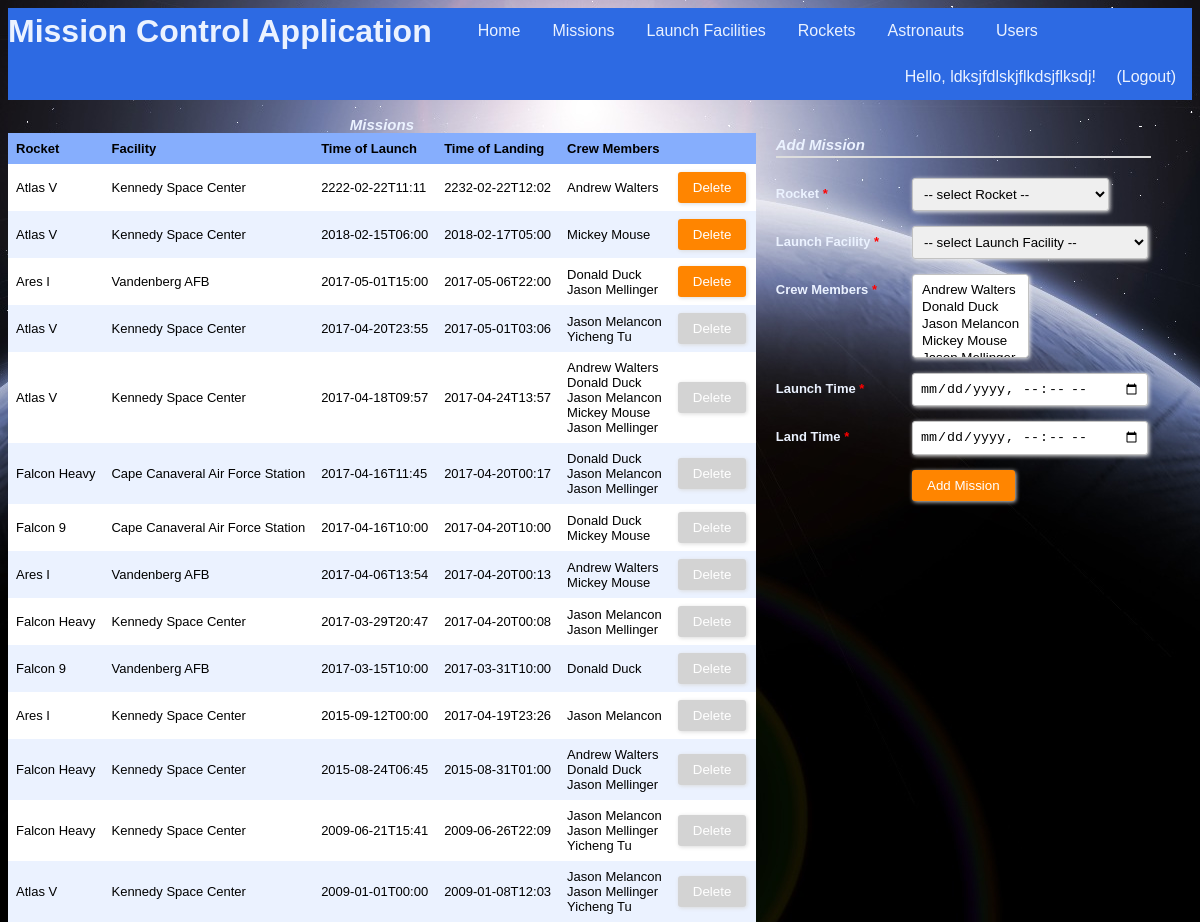
Screenshot of /missions (signed in) with the database file from the repository.
### tables this page shows
CREATE TABLE "Users" (
	`uid`	INTEGER NOT NULL PRIMARY KEY AUTOINCREMENT,
	`firstName`	TEXT NOT NULL,
	`lastName`	TEXT NOT NULL,
	`username`	TEXT NOT NULL UNIQUE,
	`password`	TEXT NOT NULL,
	`regTime`	TEXT NOT NULL,
	`lastLoginTime`	TEXT,
	`pid`	INTEGER NOT NULL
);

CREATE TABLE "Mission" (
	`mid`	INTEGER NOT NULL PRIMARY KEY AUTOINCREMENT,
	`rid`	INTEGER NOT NULL,
	`fid`	INTEGER NOT NULL,
	`launchTime`	TEXT NOT NULL,
	`landTime`	TEXT NOT NULL
);

### app.py (the view, shortened to what this page needs)
@app.route("/missions", methods=["GET", "POST"])
@login_required
def showMissions():
    conn = sqlite3.connect(dbPath)
    conn.row_factory = sqlite3.Row
    c = conn.cursor()
    c.execute("SELECT M.mid, M.mid IN (SELECT M1.mid FROM Mission M1 WHERE M1.launchTime < datetime('now')) AS cannotDelete, R.rname, F.name, M.launchTime, M.landTime, group_concat(A.firstName || ' ' || A.lastName, '<br/>') AS anames FROM Mission M, Rockets R, LaunchFacility F, Crew C, Astronauts A WHERE M.rid = R.rid AND M.fid = F.fid AND M.mid = C.mid AND C.aid = A.aid GROUP BY C.mid ORDER BY M.launchTime DESC;")
    results = c.fetchall()
    c.execute("SELECT rid, rname || ' (Capacity: ' || cast(crewCapacity as text) || ')' FROM Rockets")
    rockets = c.fetchall()
    c.execute("SELECT fid, name FROM LaunchFacility")
    facilities = c.fetchall()
    c.execute("SELECT aid, firstName || ' ' || lastName FROM Astronauts")
    astronauts = c.fetchall()
    conn.commit()
    conn.close()
    formInputs = [['rid', 'select', 'Rocket', rockets], ['fid', 'select', 'Launch Facility', facilities], ['crewMembers', 'selectmultiple', 'Crew Members', astronauts], ['launchTime', 'datetime', 'Launch Time', ["from",]], ['landTime', 'datetime', 'Land Time', ["to",]]]
    return render_template("missions.html", headers=("Rocket","Facility","Time of Launch", "Time of Landing", "Crew Members"), rows=results, inputs=formInputs)

### app.py (called while the page is built)
@login_manager.user_loader
def load_user(username):
    userRecord = DBgetUser(username)
    if userRecord:
        return User(userRecord["username"], userRecord["password"], True)
    return None

def DBgetUser(username):
    conn = sqlite3.connect(dbPath)
    conn.row_factory = sqlite3.Row
    c = conn.cursor()
    c.execute("SELECT * from Users WHERE username = ?", (username,))
    userRecord = c.fetchone()
    conn.close()
    return userRecord

### templates/missions.html (shortened to what this page needs)
{% extends "main_template.html" %}
{% from 'macros.html' import GenerateTable, GenerateFormToAddEntry %}
{% block body %}
<section style="float:left">
    {{ GenerateTable('Missions', headers, rows, 'mid') }}
</section>
<section style="float:left">
    {{ GenerateFormToAddEntry('Add Mission', inputs) }}
</section>
{% endblock %}

### templates/main_template.html (shortened to what this page needs)
<!DOCTYPE html>
<html>
	<head>
		<link rel="stylesheet" type= "text/css" href="{{ url_for('static', filename='styles.css') }}">
	</head>
	<body>
		<header>
			<ul class="nav">
				<h1 class="nav">Mission Control Application</h1>
				<li class="nav"><a class="nav" href="{{ url_for('index') }}">Home</a></li>
				{% if current_user.is_authenticated %}
				<li class="nav"><a class="nav" href="{{ url_for('showMissions') }}">Missions</a></li>
				<li class="nav"><a class="nav" href="{{ url_for('showFacilities') }}">Launch Facilities</a></li>
				<li class="nav"><a class="nav" href="{{ url_for('showRockets') }}">Rockets</a></li>
				<li class="nav"><a class="nav" href="{{ url_for('showAstronauts') }}">Astronauts</a></li>
				<li class="nav"><a class="nav" href="{{ url_for('showUsers') }}">Users</a></li>
				{% endif %}
				<div class="user-greeting">
					{% if current_user.is_authenticated %}
  						Hello, {{ current_user.id }}!    <a class="nav" href="{{ url_for('showLogout') }}">(Logout)</a>
					{% else %}
						Hello, guest!    <a class="nav" href="{{ url_for('showLogin') }}">Login</a><a class="nav" href="{{ url_for('showSignup') }}">Sign Up</a>
					{% endif %}
				</div>
			</ul>
		</header>
		{% block body %}{% endblock %}
	</body>
</html>

### templates/macros.html (shortened to what this page needs)
{% macro GenerateTable(title, headers, rows, keyName) %}
	{% if rows %}
		<table>
			<caption>
				{{title}}
			</caption>
			<tr>
				{% for header in headers %}
				<th>{{header}}</th>
				{% endfor %}
				<th/>
			</tr>
			{% for row in rows %}
			<tr id ="{{row[keyName]}}">
				{% for value in row %}
					{% if loop.index0 > 1 %}
						<td>
							{% if title == "Astronauts" %}
								<a href="{{ url_for('showAstronautInfo', aid = row[keyName]) }}">{{value|safe}}</a>
							{% else %}
								{{value|safe}}
							{% endif %}
						</td>
					{% endif %}
				{% endfor %}
				{% if row[1] == 1 %}
					{% set disabled = 'disabled' %}
				{% else %}
					{% set disabled = '' %}
				{% endif %}
				<td>
					<div class="form-style-2" style="width:70px; padding: 0px 0px 0px 0px;">
						<form method="post">
							<input type="submit" value="Delete" name="delete.{{ row[0] }}" {{disabled}}/>
						</form>
					</div>
				</td>
			</tr>
			{% endfor %}
		</table>
	{% else %}
		No records found!
	{% endif %}
{% endmacro %}
{% macro GenerateFormToAddEntry(submitButtonText, inputs) %}
	<div class="form-style-2">
	<div class="form-style-2-heading">{{submitButtonText}}</div>
	<form method="post">
		{% for fieldName, fieldType, fieldLabel, optionalValues in inputs %}
			{% if fieldType == 'text' %}
				<label for="{{fieldName}}"><span>{{fieldLabel}} <span class="required">*</span></span><input type="text" class="input-field" name="{{fieldName}}" required/></label>
			{% elif fieldType == 'password' %}
				<label for="{{fieldName}}"><span>{{fieldLabel}} <span class="required">*</span></span><input type="password" class="input-field" name="{{fieldName}}" required/></label>
			{% elif fieldType == 'number' %}
				<label for="{{fieldName}}"><span>{{fieldLabel}} <span class="required">*</span></span><input type="number" class="input-field" name="{{fieldName}}" required/></label>
			{% elif fieldType == 'select' %}
				<label for="{{fieldName}}"><span>{{fieldLabel}} <span class="required">*</span></span><select name="{{fieldName}}" class="select-field" required>
					<option disabled selected value> -- select {{fieldLabel}} -- </option>
				</select></label>
			{% elif fieldType == 'selectmultiple' %}
				<label for="{{fieldName}}"><span>{{fieldLabel}} <span class="required">*</span></span><select multiple name="{{fieldName}}" class="select-field" required>
				{% for id, displayName in optionalValues %}
					<option value="{{id}}">{{displayName}}</option>
				{% endfor %}
				</select></label>
			{% elif fieldType == 'datetime' %}
				<label for="{{fieldName}}"><span>{{fieldLabel}} <span class="required">*</span></span><input type="datetime-local" class="input-field" name="{{fieldName}}" id="{{optionalValues[0]}}" onchange="changeEnd()" required></label>
			{% elif fieldType == 'date' %}
				<label for="{{fieldName}}"><span>{{fieldLabel}} <span class="required">*</span></span><input type="date" class="input-field" name="{{fieldName}}" required></label>
			{% elif fieldType == 'radio' %}
				<label for="{{fieldName}}"><span>{{fieldLabel}} <span class="required">*</span></span>
				{% for id, displayName in optionalValues %}
					<input type="radio" name="permission" value="{{id}}" required> {{displayName}}
				{% endfor %}
				</label>
			{% endif %}
		{% endfor %}
		<label><span>&nbsp;</span><input type="submit" value="{{submitButtonText}}"/></label>
	</form>
	</div>
{% endmacro %}

### static/styles.css (style rules this page uses)
:root { --light-blue: #EBF2FF; --medium-blue: #86AEFD; --dark-blue: #2D6AE3; }
ul.nav { list-style-type: none; text-align: center; display: block; margin: 0; padding: 0; overflow: hidden; background-color: var(--dark-blue); }
li.nav { float: left; }
a.nav { display: inline-block; color: var(--light-blue); text-align: center; padding: 14px 16px; text-decoration: none; font-family: "Trebuchet MS", Helvetica, sans-serif; }
h1.nav { float: left; margin: 0; padding: 5px 30px 0px 0px; font-family: "Trebuchet MS", Helvetica, sans-serif; color: var(--light-blue); vertical-align: bottom; }
.user-greeting { float: right; list-style-type: none; text-align: center; margin: 0; overflow: hidden; background-color: var(--dark-blue); text-align: center; vertical-align: center; text-decoration: none; font-family: "Trebuchet MS", Helvetica, sans-serif; color: var(--light-blue); }
table { border-collapse: collapse; width: 100%; table-layout: auto; }
th, td { text-align: left; padding: 8px; font: 13px Arial, Helvetica, sans-serif; }
caption { font: 13px Arial, Helvetica, sans-serif; font-weight: bold; font-style: italic; font-size: 15px; color: var(--light-blue); }
tr { background-color: var(--light-blue) }
tr:nth-child(even) { background-color: white }
th { background-color: var(--medium-blue); font-weight: bold; }
.form-style-2 { width: 375px; max-width: 650px; padding: 20px 12px 10px 20px; font: 13px Arial, Helvetica, sans-serif; color: var(--light-blue); }
.form-style-2-heading { font-weight: bold; font-style: italic; border-bottom: 2px solid #ddd; margin-bottom: 20px; font-size: 15px; padding-bottom: 3px; }
.form-style-2 label { display: block; margin: 0px 0px 15px 0px; }
.form-style-2 label > span { width: 35%; font-weight: bold; float: left; padding-top: 8px; padding-right: 5px; }
.form-style-2 span.required { color:red; }
.form-style-2 input.input-field { width: 63%; }
.form-style-2 input.input-field, .form-style-2 .tel-number-field, .form-style-2 .textarea-field, .form-style-2 .select-field { box-sizing: border-box; -webkit-box-sizing: border-box; -moz-box-sizing: border-box; border: 1px solid #C2C2C2; box-shadow: 1px 1px 4px #EBEBEB; -moz-box-shadow: 1px 1px 4px #EBEBEB; -webkit-box-shadow: 1px 1px 4px #EBEBEB; border-radius: 3px; -webkit-border-radius: 3px; -moz-border-radius: 3px; padding: 7px; outline: none; }
.form-style-2 input[type=submit], .form-style-2 input[type=button] { border: none; padding: 8px 15px 8px 15px; background: #FF8500; color: #fff; box-shadow: 1px 1px 4px #DADADA; -moz-box-shadow: 1px 1px 4px #DADADA; -webkit-box-shadow: 1px 1px 4px #DADADA; border-radius: 3px; -webkit-border-radius: 3px; -moz-border-radius: 3px; }
.form-style-2 input[type=submit]:disabled, .form-style-2 input[type=button]:disabled { background: lightgray; color: #fff; }

### rows the page displays
Users: id "ldksjfdlskjflkdsjflksdj"
Mission: row "Atlas V" "Kennedy Space Center" "Andrew Walters", launchTime "2222-02-22T11:11", landTime "2232-02-22T12:02"
Mission: row "Atlas V" "Kennedy Space Center" "Mickey Mouse", launchTime "2018-02-15T06:00", landTime "2018-02-17T05:00"
Mission: row "Ares I" "Vandenberg AFB" "Donald Duck Jason Mellinger", launchTime "2017-05-01T15:00", landTime "2017-05-06T22:00"
Mission: row "Atlas V" "Kennedy Space Center" "Jason Melancon Yicheng Tu", launchTime "2017-04-20T23:55", landTime "2017-05-01T03:06"
Mission: row "Atlas V" "Kennedy Space Center" "Andrew Walters Donald Duck Jason Melancon Mickey Mouse Jason Mellinger", launchTime "2017-04-18T09:57", landTime "2017-04-24T13:57"
Mission: row "Falcon Heavy" "Cape Canaveral Air Force Station" "Donald Duck Jason Melancon Jason Mellinger", launchTime "2017-04-16T11:45", landTime "2017-04-20T00:17"
Mission: row "Falcon 9" "Cape Canaveral Air Force Station" "Donald Duck Mickey Mouse", launchTime "2017-04-16T10:00", landTime "2017-04-20T10:00"
Mission: row "Ares I" "Vandenberg AFB" "Andrew Walters Mickey Mouse", launchTime "2017-04-06T13:54", landTime "2017-04-20T00:13"
Mission: row "Falcon Heavy" "Kennedy Space Center" "Jason Melancon Jason Mellinger", launchTime "2017-03-29T20:47", landTime "2017-04-20T00:08"
Mission: row "Falcon 9" "Vandenberg AFB" "Donald Duck", launchTime "2017-03-15T10:00", landTime "2017-03-31T10:00"
Mission: row "Ares I" "Kennedy Space Center" "Jason Melancon", launchTime "2015-09-12T00:00", landTime "2017-04-19T23:26"
Mission: row "Falcon Heavy" "Kennedy Space Center" "Andrew Walters Donald Duck Jason Mellinger", launchTime "2015-08-24T06:45", landTime "2015-08-31T01:00"
Mission: row "Falcon Heavy" "Kennedy Space Center" "Jason Melancon Jason Mellinger Yicheng Tu", launchTime "2009-06-21T15:41", landTime "2009-06-26T22:09"
Mission: row "Atlas V" "Kennedy Space Center" "Jason Melancon Jason Mellinger Yicheng Tu", launchTime "2009-01-01T00:00", landTime "2009-01-08T12:03"

### other values shown
{{ title }} "Missions"
{{ header }} "Rocket" "Facility" "Time of Launch" "Time of Landing" "Crew Members"
{{ submitButtonText }} "Add Mission"
{{ fieldLabel }} "Rocket" "Launch Facility"
{{ fieldLabel }} "Crew Members"
{{ fieldLabel }} "Launch Time" "Land Time"
